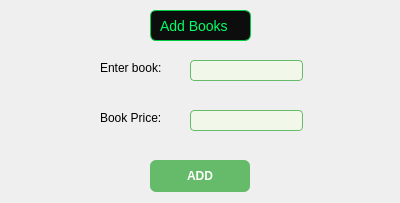
<?xml version="1.0" encoding="UTF-8"?>
<ui version="4.0">
 <class>addBox</class>
 <widget class="QDialog" name="addBox">
  <property name="geometry">
   <rect>
    <x>0</x>
    <y>0</y>
    <width>400</width>
    <height>203</height>
   </rect>
  </property>
  <property name="windowTitle">
   <string>Dialog</string>
  </property>
  <widget class="QLabel" name="label">
   <property name="geometry">
    <rect>
     <x>150</x>
     <y>10</y>
     <width>101</width>
     <height>31</height>
    </rect>
   </property>
   <property name="styleSheet">
    <string notr="true">QLabel {
    background-color: #0d0d0d;
    color: #00ff66; 
    border: 1px solid #00cc44;
    border-radius: 6px;
    padding: 6px;
    font-family: &quot;Consolas&quot;, &quot;Courier New&quot;, monospace;
    font-size: 14px;
}</string>
   </property>
   <property name="text">
    <string>Add Books</string>
   </property>
  </widget>
  <widget class="QLabel" name="label_2">
   <property name="geometry">
    <rect>
     <x>100</x>
     <y>60</y>
     <width>81</width>
     <height>16</height>
    </rect>
   </property>
   <property name="text">
    <string>Enter book:</string>
   </property>
  </widget>
  <widget class="QLabel" name="label_3">
   <property name="geometry">
    <rect>
     <x>100</x>
     <y>110</y>
     <width>71</width>
     <height>16</height>
    </rect>
   </property>
   <property name="text">
    <string>Book Price:</string>
   </property>
  </widget>
  <widget class="QLineEdit" name="lineEdit">
   <property name="geometry">
    <rect>
     <x>190</x>
     <y>60</y>
     <width>113</width>
     <height>21</height>
    </rect>
   </property>
   <property name="styleSheet">
    <string notr="true">QLineEdit {
    background-color: #f1f8e9;
    border: 1px solid #66bb6a;
    border-radius: 4px;
    padding: 4px;
    color: #1b5e20;
}

QLineEdit:focus {
    border: 1px solid #2e7d32; 
    background-color: #ffffff;
}</string>
   </property>
  </widget>
  <widget class="QLineEdit" name="lineEdit_2">
   <property name="geometry">
    <rect>
     <x>190</x>
     <y>110</y>
     <width>113</width>
     <height>21</height>
    </rect>
   </property>
   <property name="styleSheet">
    <string notr="true">QLineEdit {
    background-color: #f1f8e9;
    border: 1px solid #66bb6a;
    border-radius: 4px;
    padding: 4px;
    color: #1b5e20;
}

QLineEdit:focus {
    border: 1px solid #2e7d32; 
    background-color: #ffffff;
}</string>
   </property>
  </widget>
  <widget class="QPushButton" name="pushButton">
   <property name="geometry">
    <rect>
     <x>150</x>
     <y>160</y>
     <width>100</width>
     <height>32</height>
    </rect>
   </property>
   <property name="styleSheet">
    <string notr="true">QPushButton {
    background-color: #66bb6a;
    color: white;
    font-weight: bold;
    border-radius: 6px;
    padding: 6px 12px;
    border: none;
}

QPushButton:hover {
    background-color: #57a05a;
}

QPushButton:pressed {
    background-color: #388e3c;
}</string>
   </property>
   <property name="text">
    <string>ADD</string>
   </property>
  </widget>
 </widget>
 <resources/>
 <connections/>
</ui>
